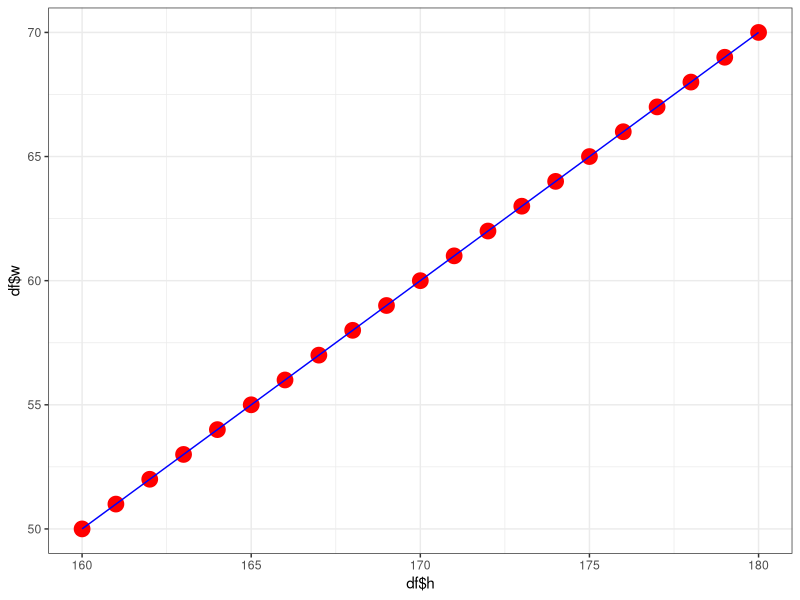
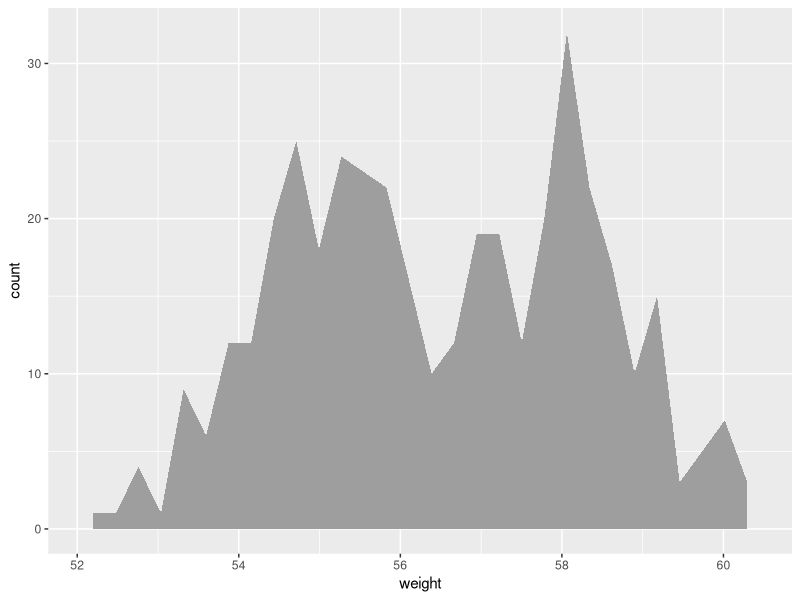
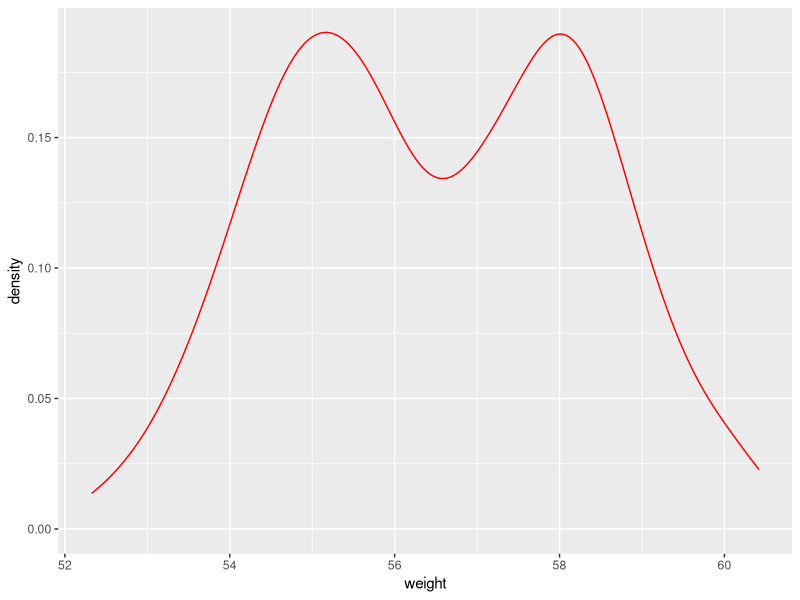
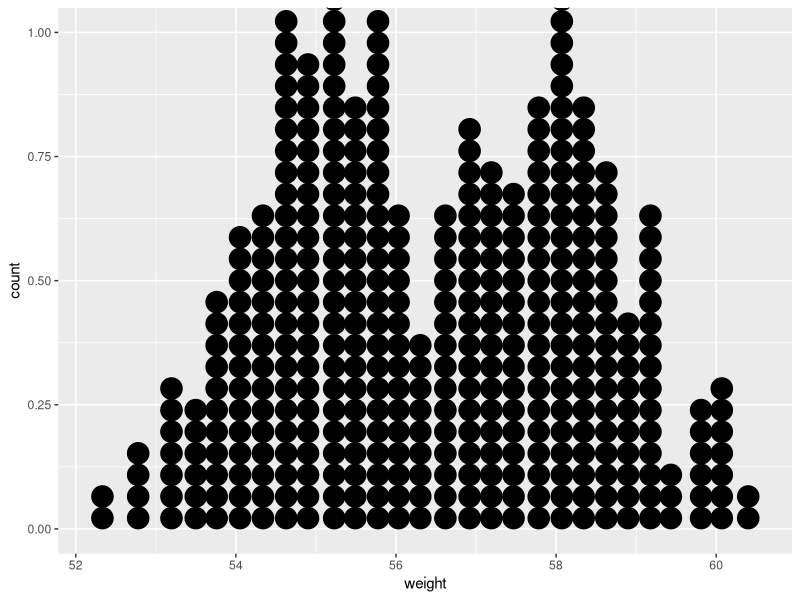
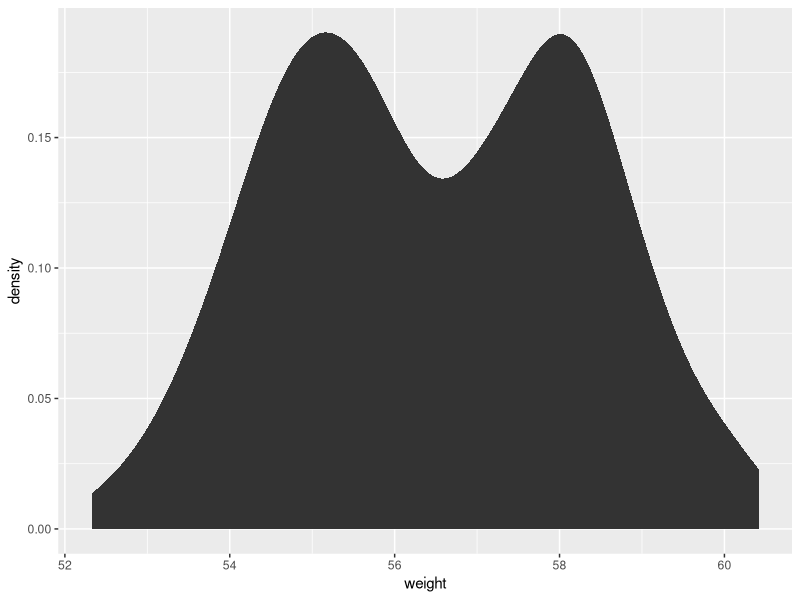
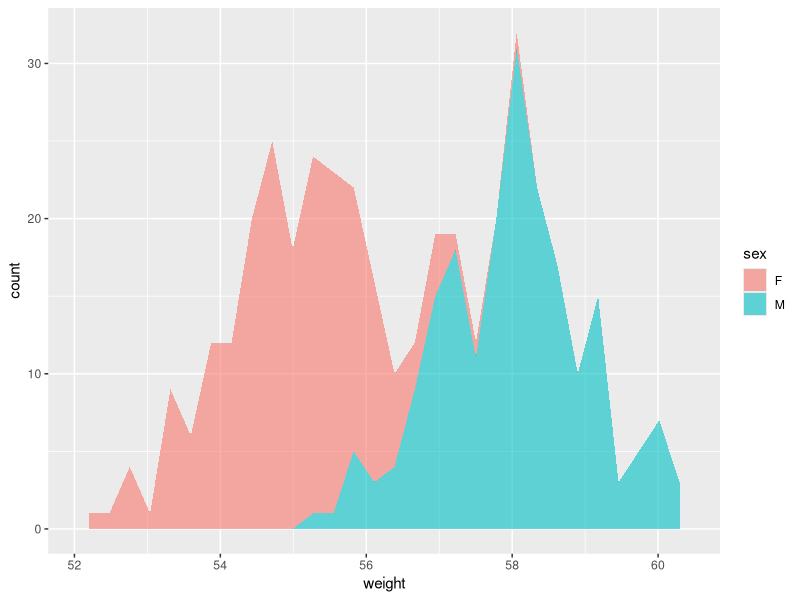
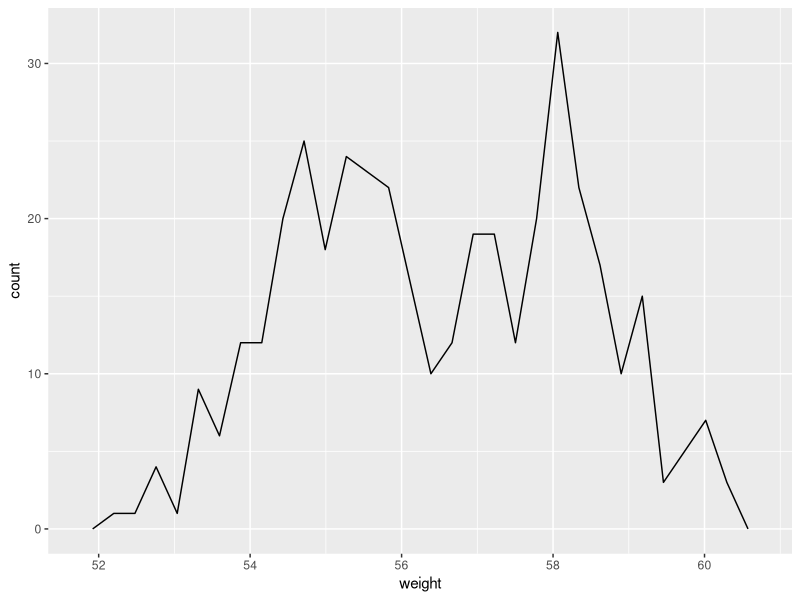
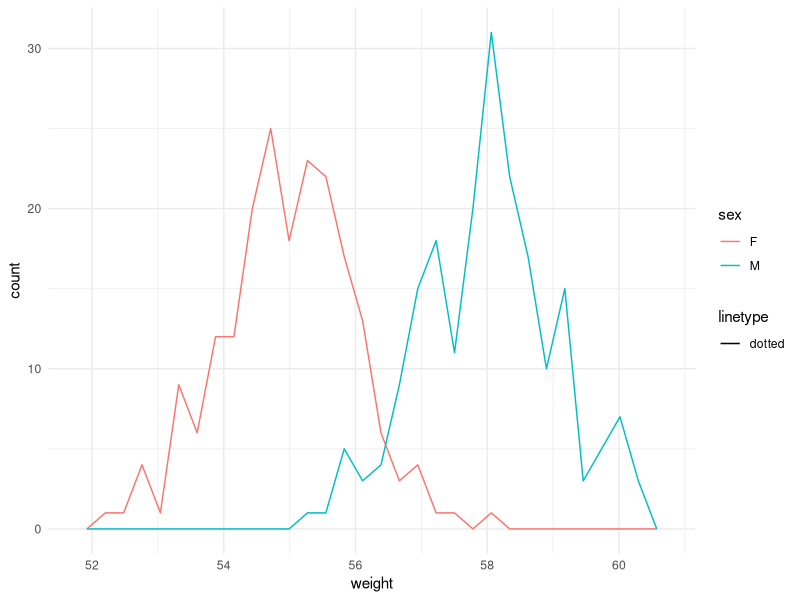

Here is the R script that generated these plots, in order:
## ---- chunk 1
h<-160:180
h
w<-50:70
w
library(ggplot2)
df<-data.frame(h,w)
df
ggplot(data=df,aes(x=df$h,y=df$w))+geom_point(color="red",size=5)+theme_bw()+geom_line(color="blue")


wdata<-data.frame(sex=factor(rep(c("F","M"),each=200)),weight=c(rnorm(200,55),rnorm(200,58)))
 a<-ggplot(wdata,aes(x=weight))
 a+geom_area(stat="bin",fill="336200")
 a+geom_density(color="red")
 a+geom_dotplot(shape=4)
 a+stat_density()
 a+geom_area(aes(fill=sex),stat="bin",alpha=0.6)
 
 library(plyr)
mu<-ddply(wdata,"sex",summarise,grp.mean=mean(weight)) 
 a+geom_freqpoly()
 a+geom_freqpoly(aes(color=sex,linetype="dotted"))+theme_minimal()
 
  set.seed(1410)
dsmall <-diamonds[sample(nrow(diamonds),100),]
qplot(carat,price,data=diamonds)

b<-ggplot(data=df,aes(x=h,y=w))
b+geom_line(linetype="twodash",size=3)+theme_bw()
ggsave("image.jpg",scale=2)
